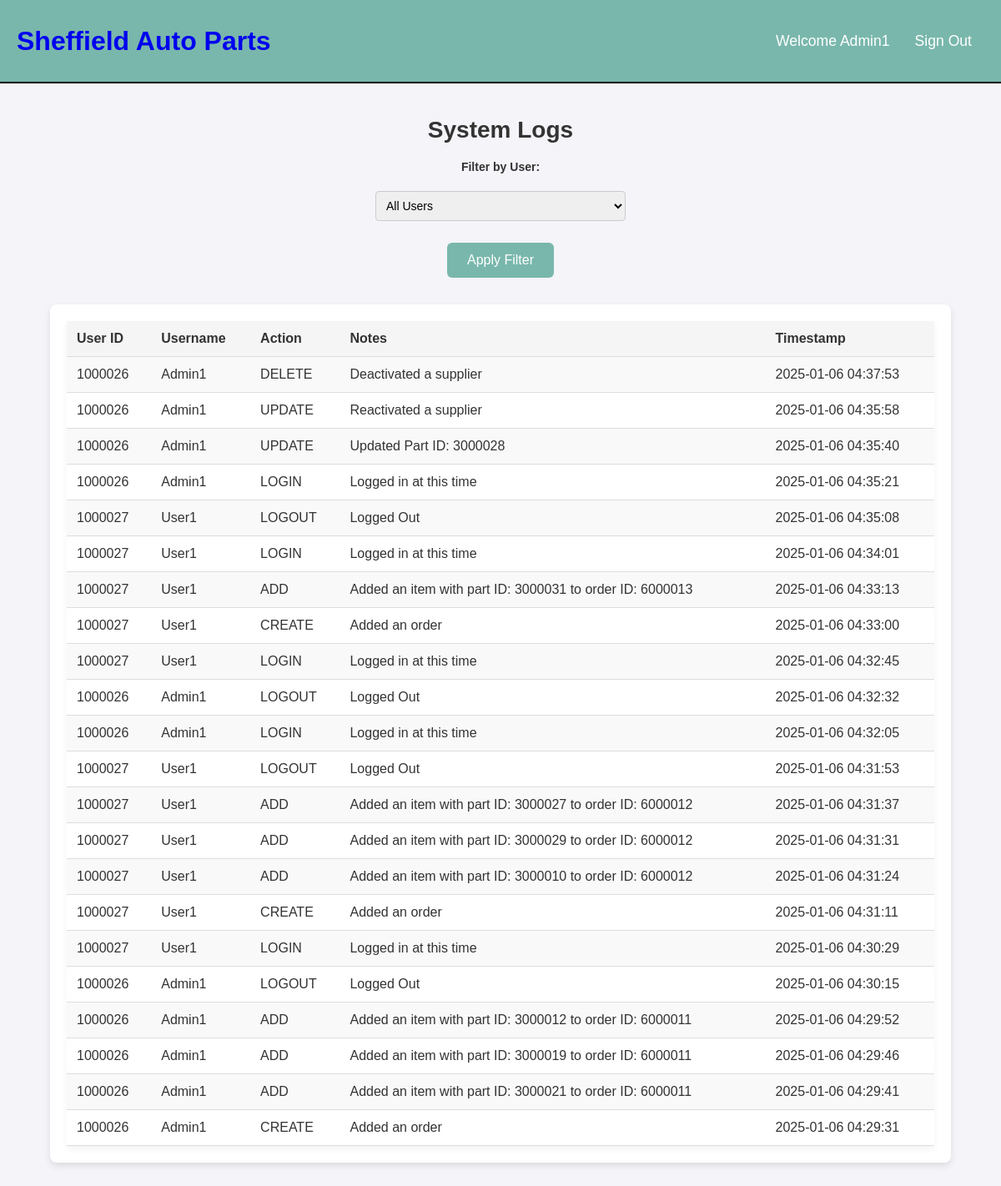
/systemlog.php (signed in), run on the app's committed database.
### tables this page shows
CREATE TABLE `users` (
  `user_id` int(11) NOT NULL,
  `username` varchar(50) NOT NULL,
  `password` varchar(255) NOT NULL,
  `email` varchar(99) NOT NULL,
  `role` varchar(20) NOT NULL,
  `active` tinyint(1) DEFAULT 1
);

CREATE TABLE `system_logs` (
  `log_id` int(11) NOT NULL,
  `log_timestamp` datetime DEFAULT current_timestamp(),
  `user_id` int(11) NOT NULL,
  `user_name` varchar(255) NOT NULL,
  `action_type` enum('CREATE','UPDATE','DELETE','LOGIN','LOGOUT','ADD','REMOVE','OTHER') NOT NULL,
  `log_description` varchar(255) NOT NULL
);

### include/functions.php (called while the page is built, shortened)
<?php
function check_login($con){
  if(isset($_SESSION['user_id'])){
    $users_id = $_SESSION['user_id'];
    $check_login_query = "SELECT * FROM users WHERE user_id = '$users_id'";
    $logged_in_result = mysqli_query($con,$check_login_query);
    if($logged_in_result && mysqli_num_rows($logged_in_result) === 1){
      $user_data = mysqli_fetch_assoc($logged_in_result);
      return $user_data;
    }
  }
}
?>

### include/init.php (called while the page is built, shortened)
<?php
include('include/connection.php');
include('include/functions.php');
$user_data = check_login($con);
?>

### systemlog.php (the view, shortened to what this page needs)
<?php
include('include/init.php');
$sql = "SELECT system_logs.log_id, system_logs.user_id, system_logs.user_name, system_logs.action_type, system_logs.log_description, system_logs.log_timestamp
        FROM system_logs
        WHERE 1";
$sql .= " ORDER BY system_logs.log_timestamp DESC";
$result = $con->query($sql);
?>
<!DOCTYPE html>
<html lang="en">
<head>
    <link rel="stylesheet" href="style/base.css">
    <link rel="stylesheet" href="style/tablelist.css">
</head>
<body>
    <?php include('include/header.php'); ?>
    <div class="page-container">
        <h2 class="page-title">System Logs</h2>
    <form method="POST" class="filter-form">
        <div class="filter-group">
            <label for="user_filter">Filter by User:</label>
            <select name="user_filter" id="user_filter">
        <option value="">All Users</option>
        </select>
    </div>
        <button type="submit" class="filter-btn">Apply Filter</button>
    </form>
        <div class="table-container">
            <table class="inventory-list">
                <thead>
                    <tr>
                        <th>User ID</th>
                        <th>Username</th>
                        <th>Action</th>
                        <th>Notes</th>
                        <th>Timestamp</th>
                    </tr>
                </thead>
                <tbody>
                    <?php
                    if ($result->num_rows > 0) {
                        while ($row = $result->fetch_assoc()) {
                            echo "<tr>";
                            echo "<td>" . htmlspecialchars($row['user_id']) . "</td>";
                            echo "<td>" . htmlspecialchars($row['user_name']) . "</td>";
                            echo "<td>" . htmlspecialchars($row['action_type']) . "</td>";
                            echo "<td>" . htmlspecialchars($row['log_description']) . "</td>";
                            echo "<td>" . htmlspecialchars($row['log_timestamp']) . "</td>";
                            echo "</tr>";
                        }
                    } else {
                        echo "<tr><td colspan='5'>No logs found.</td></tr>";
                    }
                    ?>
                </tbody>
            </table>
        </div>
    </div>
</body>
</html>

### include/header.php
<link rel="stylesheet" href="style/header.css">
<header>
  <div class="logo">
  <h1 class="logo-text">
    <a href="home.php">
      <span>Sheffield</span> Auto Parts
    </a>
  </h1>
</div>
<ul class="navbar">
  <li><a href="home.php">Welcome <?php echo htmlspecialchars($user_data['username']); ?></a></li>
  <li><a href="logout.php">Sign Out</a></li>
</ul>
</header>

### style/base.css (style rules this page uses)
* { font-family: 'Poppins', sans-serif; margin: 0; padding: 0; box-sizing: border-box; text-decoration: none; }
body { background-color: #f9f9f9; min-height: 100vh; }
.page-container { min-height: 75vh; width: 100%; background-position: center; background-size: cover; position: relative; display: flex; flex-direction: column; margin: 0 auto; padding-top: 0px; justify-content: center; align-items: center; }
.page-title { margin-top: 20px; font-size: 24px; margin-bottom: 20px; text-align: center; }

### style/tablelist.css (style rules this page uses)
* { font-family: 'Poppins', sans-serif; margin: 0; padding: 0; box-sizing: border-box; text-decoration: none; }
body { background-color: #f4f4f9; color: #333; }
.page-container { min-height: auto; width: 100%; position: relative; display: flex; flex-direction: column; padding-top: 20px; margin: 0 auto; align-items: center; }
.page-title { margin-top: 20px; margin-bottom: 20px; font-size: 28px; font-weight: 600; text-align: center; color: #333; }
.filter-group { display: flex; flex-direction: row; gap: 16px; align-items: center; }
.filter-form { display: flex; flex-direction: column; gap: 16px; width: 300px; position: relative; }
.filter-group label { font-size: 14px; font-weight: bold; color: #333; }
.filter-form select { padding: 8px; font-size: 14px; border: 1px solid #ccc; border-radius: 4px; }
.filter-btn { padding: 12px 24px; background-color: #79B7AC; color: white; border: none; border-radius: 6px; font-size: 16px; cursor: pointer; transition: background-color 0.3s ease; align-self: center; margin-top: auto; }
.table-container { background-color: #fff; width: 90%; max-width: 1600px; padding: 1.25rem; border-radius: 8px; margin: 2rem auto; box-shadow: 0 4px 8px rgba(0, 0, 0, 0.1); overflow-x: auto; }
.inventory-list { width: 100%; border-collapse: collapse; background-color: #fff; box-shadow: 0 4px 8px rgba(0, 0, 0, 0.05); }
.inventory-list thead { background-color: #f5f5f5; }
.inventory-list th, .inventory-list td { padding: 12px; text-align: left; border-bottom: 1px solid #ddd; }
.inventory-list th { font-weight: bold; background-color: #f5f5f5; color: #333; }
.inventory-list tbody tr { background-color: #fff; }
.inventory-list tbody tr:nth-child(odd) { background-color: #f9f9f9; }
.filter-group { display: flex; flex-direction: column; margin-bottom: 10px; }
.filter-group label { font-weight: bold; margin-bottom: 5px; }
.filter-group input, .filter-group select { padding: 8px; border: 1px solid #ccc; border-radius: 4px; width: 100%; }

### style/header.css (style rules this page uses)
header { background: #79B7AC; height: 100px; display: flex; justify-content: space-between; align-items: center; border-bottom: 2px solid black; color: white; padding: 0 20px; }
header .logo { max-height: 80px; display: flex; align-items: center; color: white; }
header .navbar { display: flex; align-items: center; }
header ul { margin: 20; padding: 20; list-style: none; display: flex; color: white; }
header ul li { position: relative; }
header ul li a { display: block; padding: 20px 15px; font-size: 1.1em; color: white; text-decoration: none; border-radius: 4px; }

### data on the page
users: username "Admin1"
system_logs: user "1000026", user_name "Admin1", action_type "DELETE", log_description "Deactivated a supplier", log_timestamp "2025-01-06 04:37:53"
system_logs: user "1000026", user_name "Admin1", action_type "UPDATE", log_description "Reactivated a supplier", log_timestamp "2025-01-06 04:35:58"
system_logs: user "1000026", user_name "Admin1", action_type "UPDATE", log_description "Updated Part ID: 3000028", log_timestamp "2025-01-06 04:35:40"
system_logs: user "1000026", user_name "Admin1", action_type "LOGIN", log_description "Logged in at this time", log_timestamp "2025-01-06 04:35:21"
system_logs: user "1000027", user_name "User1", action_type "LOGOUT", log_description "Logged Out", log_timestamp "2025-01-06 04:35:08"
system_logs: user "1000027", user_name "User1", action_type "LOGIN", log_description "Logged in at this time", log_timestamp "2025-01-06 04:34:01"
system_logs: user "1000027", user_name "User1", action_type "ADD", log_description "Added an item with part ID: 3000031 to order ID: 6000013", log_timestamp "2025-01-06 04:33:13"
system_logs: user "1000027", user_name "User1", action_type "CREATE", log_description "Added an order", log_timestamp "2025-01-06 04:33:00"
system_logs: user "1000027", user_name "User1", action_type "LOGIN", log_description "Logged in at this time", log_timestamp "2025-01-06 04:32:45"
system_logs: user "1000026", user_name "Admin1", action_type "LOGOUT", log_description "Logged Out", log_timestamp "2025-01-06 04:32:32"
system_logs: user "1000026", user_name "Admin1", action_type "LOGIN", log_description "Logged in at this time", log_timestamp "2025-01-06 04:32:05"
system_logs: user "1000027", user_name "User1", action_type "LOGOUT", log_description "Logged Out", log_timestamp "2025-01-06 04:31:53"
system_logs: user "1000027", user_name "User1", action_type "ADD", log_description "Added an item with part ID: 3000027 to order ID: 6000012", log_timestamp "2025-01-06 04:31:37"
system_logs: user "1000027", user_name "User1", action_type "ADD", log_description "Added an item with part ID: 3000029 to order ID: 6000012", log_timestamp "2025-01-06 04:31:31"
system_logs: user "1000027", user_name "User1", action_type "ADD", log_description "Added an item with part ID: 3000010 to order ID: 6000012", log_timestamp "2025-01-06 04:31:24"
system_logs: user "1000027", user_name "User1", action_type "CREATE", log_description "Added an order", log_timestamp "2025-01-06 04:31:11"
system_logs: user "1000027", user_name "User1", action_type "LOGIN", log_description "Logged in at this time", log_timestamp "2025-01-06 04:30:29"
system_logs: user "1000026", user_name "Admin1", action_type "LOGOUT", log_description "Logged Out", log_timestamp "2025-01-06 04:30:15"
system_logs: user "1000026", user_name "Admin1", action_type "ADD", log_description "Added an item with part ID: 3000012 to order ID: 6000011", log_timestamp "2025-01-06 04:29:52"
system_logs: user "1000026", user_name "Admin1", action_type "ADD", log_description "Added an item with part ID: 3000019 to order ID: 6000011", log_timestamp "2025-01-06 04:29:46"
system_logs: user "1000026", user_name "Admin1", action_type "ADD", log_description "Added an item with part ID: 3000021 to order ID: 6000011", log_timestamp "2025-01-06 04:29:41"
system_logs: user "1000026", user_name "Admin1", action_type "CREATE", log_description "Added an order", log_timestamp "2025-01-06 04:29:31"
